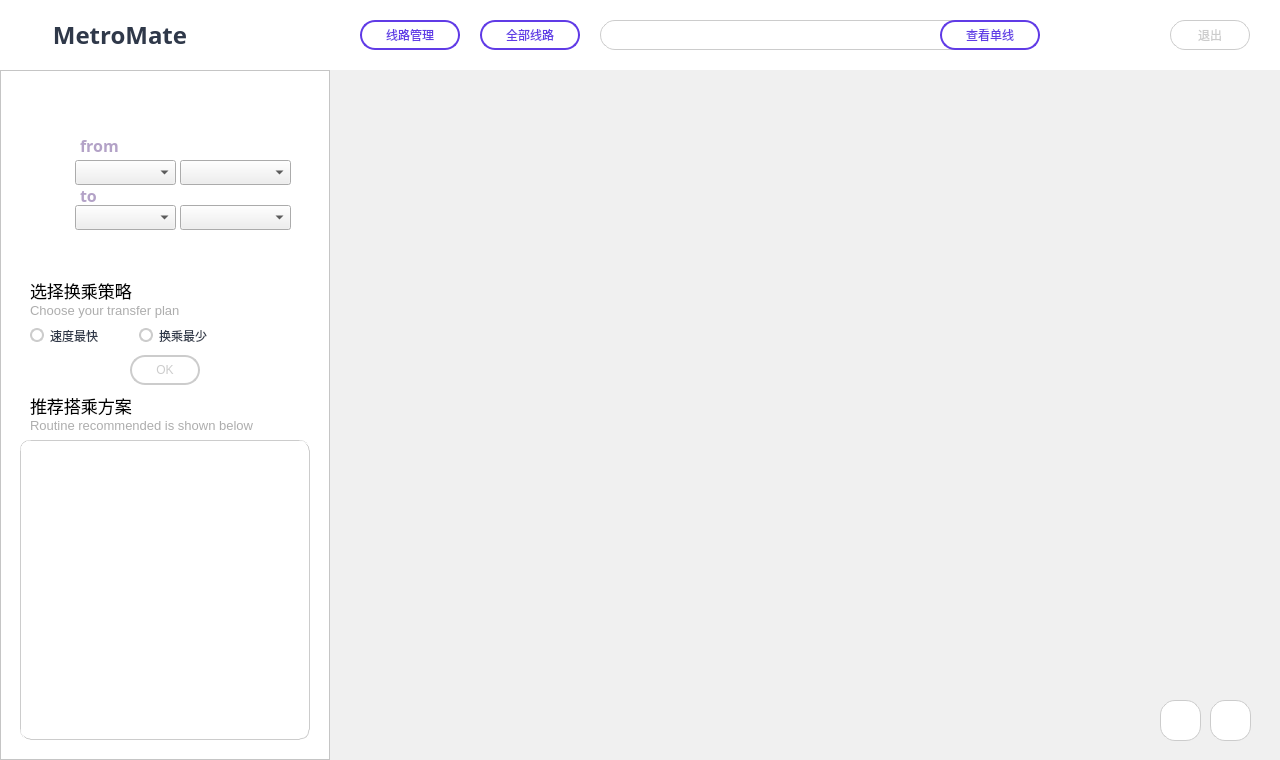
<?xml version="1.0" encoding="UTF-8"?>
<ui version="4.0">
 <class>SubwayTransfer</class>
 <widget class="QWidget" name="SubwayTransfer">
  <property name="geometry">
   <rect>
    <x>0</x>
    <y>0</y>
    <width>1280</width>
    <height>760</height>
   </rect>
  </property>
  <property name="font">
   <font>
    <family>Small Fonts</family>
    <bold>true</bold>
   </font>
  </property>
  <property name="mouseTracking">
   <bool>false</bool>
  </property>
  <property name="windowTitle">
   <string>SubwayTransfer</string>
  </property>
  <property name="styleSheet">
   <string notr="true">QWidge{
	background-color: rgb(255,255,255);
	border:1px solid #cccccc;
}</string>
  </property>
  <widget class="QFrame" name="sidebar">
   <property name="enabled">
    <bool>true</bool>
   </property>
   <property name="geometry">
    <rect>
     <x>0</x>
     <y>70</y>
     <width>330</width>
     <height>690</height>
    </rect>
   </property>
   <property name="styleSheet">
    <string notr="true">QFrame#sidebar{
	background-color: white;
    padding: 5px; /* 内边距 */
	border-image:url(&quot;:/icon/icon/sidebar.png&quot;);
}</string>
   </property>
   <property name="frameShape">
    <enum>QFrame::Shape::StyledPanel</enum>
   </property>
   <property name="frameShadow">
    <enum>QFrame::Shadow::Raised</enum>
   </property>
   <widget class="QComboBox" name="startLine_cbox">
    <property name="geometry">
     <rect>
      <x>75</x>
      <y>90</y>
      <width>101</width>
      <height>25</height>
     </rect>
    </property>
    <property name="styleSheet">
     <string notr="true">font: 9pt &quot;华文中宋&quot;;</string>
    </property>
   </widget>
   <widget class="QComboBox" name="startStation_cbox">
    <property name="geometry">
     <rect>
      <x>180</x>
      <y>90</y>
      <width>111</width>
      <height>25</height>
     </rect>
    </property>
    <property name="styleSheet">
     <string notr="true">font: 9pt &quot;华文中宋&quot;;</string>
    </property>
   </widget>
   <widget class="QComboBox" name="endLine_cbox">
    <property name="geometry">
     <rect>
      <x>75</x>
      <y>135</y>
      <width>101</width>
      <height>25</height>
     </rect>
    </property>
    <property name="styleSheet">
     <string notr="true">font: 9pt &quot;华文中宋&quot;;</string>
    </property>
   </widget>
   <widget class="QComboBox" name="endStation_cbox">
    <property name="geometry">
     <rect>
      <x>180</x>
      <y>135</y>
      <width>111</width>
      <height>25</height>
     </rect>
    </property>
    <property name="styleSheet">
     <string notr="true">font: 9pt &quot;华文中宋&quot;;</string>
    </property>
   </widget>
   <widget class="QLabel" name="from_label">
    <property name="geometry">
     <rect>
      <x>80</x>
      <y>60</y>
      <width>71</width>
      <height>31</height>
     </rect>
    </property>
    <property name="font">
     <font>
      <family>Arial Black</family>
      <pointsize>12</pointsize>
      <bold>true</bold>
     </font>
    </property>
    <property name="styleSheet">
     <string notr="true">QLabal#from_lable{
color:#ffcc33;
}</string>
    </property>
    <property name="text">
     <string>&lt;html&gt;&lt;head/&gt;&lt;body&gt;&lt;p&gt;&lt;span style=&quot; color:#b3a2c7;&quot;&gt;from&lt;/span&gt;&lt;/p&gt;&lt;/body&gt;&lt;/html&gt;</string>
    </property>
   </widget>
   <widget class="QLabel" name="to_label">
    <property name="geometry">
     <rect>
      <x>80</x>
      <y>110</y>
      <width>41</width>
      <height>31</height>
     </rect>
    </property>
    <property name="font">
     <font>
      <family>Arial Black</family>
      <pointsize>12</pointsize>
      <bold>true</bold>
     </font>
    </property>
    <property name="styleSheet">
     <string notr="true">QLabal#from_lable{
color:#ffcc33;
}</string>
    </property>
    <property name="text">
     <string>&lt;html&gt;&lt;head/&gt;&lt;body&gt;&lt;p&gt;&lt;span style=&quot; color:#b3a2c7;&quot;&gt;to&lt;/span&gt;&lt;/p&gt;&lt;/body&gt;&lt;/html&gt;</string>
    </property>
   </widget>
   <widget class="QLabel" name="fromto_title">
    <property name="geometry">
     <rect>
      <x>75</x>
      <y>38</y>
      <width>231</width>
      <height>31</height>
     </rect>
    </property>
    <property name="font">
     <font>
      <family>Arial Black</family>
      <pointsize>12</pointsize>
      <bold>true</bold>
     </font>
    </property>
    <property name="text">
     <string>&lt;html&gt;&lt;head/&gt;&lt;body&gt;&lt;p&gt;&lt;span style=&quot; font-size:11pt; color:#ffffff;&quot;&gt;Where do you want to go?&lt;/span&gt;&lt;/p&gt;&lt;/body&gt;&lt;/html&gt;</string>
    </property>
   </widget>
   <widget class="QWidget" name="horizontalLayoutWidget">
    <property name="geometry">
     <rect>
      <x>30</x>
      <y>240</y>
      <width>211</width>
      <height>51</height>
     </rect>
    </property>
    <layout class="QHBoxLayout" name="horizontalLayout">
     <item>
      <widget class="QRadioButton" name="fastest_radio">
       <property name="styleSheet">
        <string notr="true">QRadioButton
{
	font: 75 10pt &quot;华文中宋&quot;;
	background: transparent;
	color:#2F3849;
	border: none;
}

QRadioButton:disabled
{	
	color: #cccccc;
}

QRadioButton::indicator 
{
    width: 10px;
    height: 10px;
    border-radius: 7px;
}
 
QRadioButton::indicator:checked 
{
	width: 12px;
    height: 12px;
    background-color: qradialgradient(spread:pad, cx:0.5, cy:0.5, radius:0.5, fx:0.5, fy:0.5, stop:0 #ffcc33, stop:0.6 #ffcc33,stop:0.65 rgba(255, 255, 255, 255), stop:0.8 rgba(255, 255, 255, 255), stop:0.85#ffcc33, stop:1 #ffcc33);
    border: 1px solid #ffcc33;
	border-radius: 7px;
}
 
QRadioButton::indicator:unchecked 
{
    background-color: white;
    border: 2px solid #cccccc;
	color:#cccccc;
}

QRadioButton::indicator:unchecked:disabled
{
    background-color: #cccccc;
    border: 2px solid  rgb(200, 200, 200);
	color:#cccccc;
}

QRadioButton::indicator:checked:disabled 
{
	width: 12px;
    height: 12px;
	background-color: qradialgradient(spread:pad, cx:0.5, cy:0.5, radius:0.5, fx:0.5, fy:0.5, stop:0 gray, stop:0.6 gray,stop:0.65 white, stop:0.8 white, stop:0.85 gray, stop:1 gray);
    border: 1px solid #cccccc;
	border-radius: 7px;
}
</string>
       </property>
       <property name="text">
        <string>速度最快</string>
       </property>
      </widget>
     </item>
     <item>
      <widget class="QRadioButton" name="trans_radio">
       <property name="styleSheet">
        <string notr="true">QRadioButton
{
	font: 75 10pt &quot;华文中宋&quot;;
	background: transparent;
	color:#2F3849;
	border: none;
}

QRadioButton:disabled
{	
	color: #cccccc;
}

QRadioButton::indicator 
{
    width: 10px;
    height: 10px;
    border-radius: 7px;
}
 
QRadioButton::indicator:checked 
{
	width: 12px;
    height: 12px;
    background-color: qradialgradient(spread:pad, cx:0.5, cy:0.5, radius:0.5, fx:0.5, fy:0.5, stop:0 #ffcc33, stop:0.6 #ffcc33,stop:0.65 rgba(255, 255, 255, 255), stop:0.8 rgba(255, 255, 255, 255), stop:0.85#ffcc33, stop:1 #ffcc33);
    border: 1px solid #ffcc33;
	border-radius: 7px;
}
 
QRadioButton::indicator:unchecked 
{
    background-color: white;
    border: 2px solid #cccccc;
	color:#cccccc;
}

QRadioButton::indicator:unchecked:disabled
{
    background-color: #cccccc;
    border: 2px solid  rgb(200, 200, 200);
	color:#cccccc;
}

QRadioButton::indicator:checked:disabled 
{
	width: 12px;
    height: 12px;
	background-color: qradialgradient(spread:pad, cx:0.5, cy:0.5, radius:0.5, fx:0.5, fy:0.5, stop:0 gray, stop:0.6 gray,stop:0.65 white, stop:0.8 white, stop:0.85 gray, stop:1 gray);
    border: 1px solid #cccccc;
	border-radius: 7px;
}
</string>
       </property>
       <property name="text">
        <string>换乘最少</string>
       </property>
      </widget>
     </item>
    </layout>
   </widget>
   <widget class="QLabel" name="strategy_title">
    <property name="geometry">
     <rect>
      <x>30</x>
      <y>205</y>
      <width>231</width>
      <height>31</height>
     </rect>
    </property>
    <property name="font">
     <font>
      <family>微软雅黑</family>
      <pointsize>13</pointsize>
      <stylestrategy>PreferAntialias</stylestrategy>
      <kerning>true</kerning>
      <fontweight>ExtraBold</fontweight>
     </font>
    </property>
    <property name="styleSheet">
     <string notr="true">color:rgb(0, 0, 0);</string>
    </property>
    <property name="text">
     <string>&lt;html&gt;&lt;head/&gt;&lt;body&gt;&lt;p&gt;选择换乘策略&lt;/p&gt;&lt;/body&gt;&lt;/html&gt;</string>
    </property>
   </widget>
   <widget class="QLabel" name="strategy_title_sub">
    <property name="geometry">
     <rect>
      <x>30</x>
      <y>225</y>
      <width>231</width>
      <height>31</height>
     </rect>
    </property>
    <property name="font">
     <font>
      <family>Arial</family>
      <pointsize>11</pointsize>
      <bold>true</bold>
      <stylestrategy>PreferAntialias</stylestrategy>
      <kerning>true</kerning>
     </font>
    </property>
    <property name="styleSheet">
     <string notr="true">color:rgb(0, 0, 0);</string>
    </property>
    <property name="text">
     <string>&lt;html&gt;&lt;head/&gt;&lt;body&gt;&lt;p&gt;&lt;span style=&quot; font-size:10pt; font-weight:400; color:#adadad;&quot;&gt;Choose your transfer plan&lt;/span&gt;&lt;/p&gt;&lt;/body&gt;&lt;/html&gt;</string>
    </property>
   </widget>
   <widget class="QPushButton" name="pushButton">
    <property name="geometry">
     <rect>
      <x>130</x>
      <y>285</y>
      <width>70</width>
      <height>30</height>
     </rect>
    </property>
    <property name="styleSheet">
     <string notr="true">QPushButton{
	border-radius:15px;
	background-color:white;
	border: 2px solid #cccccc;
	color:#cccccc;
	font: 75 10px &quot;Arial Black&quot;;
}
QPushButton:hover{
	background-color:white;
	border: 2px solid #603be6;
	color:#603BE6;
}
QPushButton:pressed{
	color:#cccccc;
	background-color:#41289C;
	border-color:#41289c;
}</string>
    </property>
    <property name="text">
     <string>OK</string>
    </property>
   </widget>
   <widget class="QLabel" name="answer_title">
    <property name="geometry">
     <rect>
      <x>30</x>
      <y>320</y>
      <width>231</width>
      <height>31</height>
     </rect>
    </property>
    <property name="font">
     <font>
      <family>微软雅黑</family>
      <pointsize>13</pointsize>
      <stylestrategy>PreferAntialias</stylestrategy>
      <kerning>true</kerning>
      <fontweight>ExtraBold</fontweight>
     </font>
    </property>
    <property name="styleSheet">
     <string notr="true">color:rgb(0, 0, 0);</string>
    </property>
    <property name="text">
     <string>&lt;html&gt;&lt;head/&gt;&lt;body&gt;&lt;p&gt;推荐搭乘方案&lt;/p&gt;&lt;/body&gt;&lt;/html&gt;</string>
    </property>
   </widget>
   <widget class="QLabel" name="answer_title_sub">
    <property name="geometry">
     <rect>
      <x>30</x>
      <y>340</y>
      <width>231</width>
      <height>31</height>
     </rect>
    </property>
    <property name="font">
     <font>
      <family>Arial</family>
      <pointsize>11</pointsize>
      <bold>true</bold>
      <stylestrategy>PreferAntialias</stylestrategy>
      <kerning>true</kerning>
     </font>
    </property>
    <property name="styleSheet">
     <string notr="true">color:rgb(0, 0, 0);</string>
    </property>
    <property name="text">
     <string>&lt;html&gt;&lt;head/&gt;&lt;body&gt;&lt;p&gt;&lt;span style=&quot; font-size:10pt; font-weight:400; color:#adadad;&quot;&gt;Routine recommended is shown below&lt;/span&gt;&lt;/p&gt;&lt;/body&gt;&lt;/html&gt;</string>
    </property>
   </widget>
   <widget class="QGraphicsView" name="infobar">
    <property name="geometry">
     <rect>
      <x>20</x>
      <y>370</y>
      <width>290</width>
      <height>300</height>
     </rect>
    </property>
    <property name="styleSheet">
     <string notr="true">border:1px groove #cccccc;
border-radius:10px;
background-color:white;</string>
    </property>
   </widget>
  </widget>
  <widget class="QFrame" name="titlebar">
   <property name="geometry">
    <rect>
     <x>0</x>
     <y>0</y>
     <width>1280</width>
     <height>70</height>
    </rect>
   </property>
   <property name="styleSheet">
    <string notr="true">QFrame#titlebar{
	background-color:white;
	border:none;
}</string>
   </property>
   <property name="frameShape">
    <enum>QFrame::Shape::StyledPanel</enum>
   </property>
   <property name="frameShadow">
    <enum>QFrame::Shadow::Raised</enum>
   </property>
   <widget class="QPushButton" name="exitButton">
    <property name="geometry">
     <rect>
      <x>1170</x>
      <y>20</y>
      <width>80</width>
      <height>30</height>
     </rect>
    </property>
    <property name="styleSheet">
     <string notr="true">QPushButton#exitButton {
    background-color: white; /* 初始背景色为白色 */
    border: 1px solid #cccccc; /* 边框颜色 */
    border-radius: 15px; /* 边框圆角 */
    color: #cccccc; /* 文本颜色 */
    padding: 5px; /* 内边距 */
    font-size: 12px; /* 文本大小 */
}

QPushButton#exitButton:hover {
    background-color: white; /* 鼠标悬停时的背景色 */
	color:#ffcc33;
	border-color:#ffcc33;
}

QPushButton#exitButton:pressed {
    background-color: #E6B82E; /* 按钮被按下时的背景色 */
	color:#cccccc;
	border-color:#E6B82E;
}</string>
    </property>
    <property name="text">
     <string>退出</string>
    </property>
   </widget>
   <widget class="QWidget" name="verticalLayoutWidget_2">
    <property name="geometry">
     <rect>
      <x>40</x>
      <y>0</y>
      <width>160</width>
      <height>71</height>
     </rect>
    </property>
    <layout class="QVBoxLayout" name="verticalLayout_2">
     <item>
      <widget class="QLabel" name="title">
       <property name="font">
        <font>
         <family>Arial Black</family>
         <pointsize>12</pointsize>
         <italic>false</italic>
         <fontweight>Black</fontweight>
        </font>
       </property>
       <property name="styleSheet">
        <string notr="true">QLabel#title{
	color:#2F3849;
	font: 900 12pt &quot;Arial Black&quot;;
}</string>
       </property>
       <property name="text">
        <string>&lt;html&gt;&lt;head/&gt;&lt;body&gt;&lt;p align=&quot;center&quot;&gt;&lt;span style=&quot; font-size:18pt; font-weight:700;&quot;&gt;MetroMate&lt;/span&gt;&lt;/p&gt;&lt;/body&gt;&lt;/html&gt;</string>
       </property>
      </widget>
     </item>
    </layout>
   </widget>
   <widget class="QPushButton" name="updatelinesButton">
    <property name="geometry">
     <rect>
      <x>360</x>
      <y>20</y>
      <width>100</width>
      <height>30</height>
     </rect>
    </property>
    <property name="styleSheet">
     <string notr="true">QPushButton{
	icon: url(&quot;:/icon/icon/icon_update_disable.png&quot;);
   
    background-color: white; /* 初始背景色为白色 */
    border: 2px solid  #603be6; /* 边框颜色 */
    border-radius: 15px; /* 边框圆角 */
    color:  #603be6; /* 文本颜色 */
    padding: 5px; /* 内边距 */
    font-size: 12px; /* 文本大小 */
}


QPushButton:hover {
	icon: url(&quot;:/icon/icon/icon_update_normal.png&quot;);
   
    background-color:  #603be6; /* 鼠标悬停时的背景色 */
	color:white;
	border-color: #603be6;
}

QPushButton:pressed {
	icon: url(&quot;:/icon/icon/icon_update_pressed.png&quot;);
    
    background-color: #41289C; /* 按钮被按下时的背景色 */
	color:#cccccc;
	border-color:#41289C;
}</string>
    </property>
    <property name="text">
     <string>线路管理</string>
    </property>
    <property name="default">
     <bool>true</bool>
    </property>
   </widget>
   <widget class="QPushButton" name="mapButton">
    <property name="geometry">
     <rect>
      <x>480</x>
      <y>20</y>
      <width>100</width>
      <height>30</height>
     </rect>
    </property>
    <property name="styleSheet">
     <string notr="true">QPushButton{
	icon: url(&quot;:/icon/icon/icon_map_disable.png&quot;);
   
    background-color: white; /* 初始背景色为白色 */
    border: 2px solid  #603be6; /* 边框颜色 */
    border-radius: 15px; /* 边框圆角 */
    color:  #603be6; /* 文本颜色 */
    padding: 5px; /* 内边距 */
    font-size: 12px; /* 文本大小 */
}


QPushButton:hover {
	icon: url(&quot;:/icon/icon/icon_map_normal.png&quot;);
   
    background-color:  #603be6; /* 鼠标悬停时的背景色 */
	color:white;
	border-color: #603be6;
}

QPushButton:pressed {
	icon: url(&quot;:/icon/icon/icon_map_pressed.png&quot;);
    
    background-color: #41289C; /* 按钮被按下时的背景色 */
	color:#cccccc;
	border-color:#41289C;
}</string>
    </property>
    <property name="text">
     <string>全部线路</string>
    </property>
   </widget>
   <widget class="QPushButton" name="singleButton">
    <property name="geometry">
     <rect>
      <x>940</x>
      <y>20</y>
      <width>100</width>
      <height>30</height>
     </rect>
    </property>
    <property name="styleSheet">
     <string notr="true">QPushButton{
	icon: url(&quot;:/icon/icon/icon_singleline_disable.png&quot;);
   
    background-color: white; /* 初始背景色为白色 */
    border: 2px solid  #603be6; /* 边框颜色 */
    border-radius: 15px; /* 边框圆角 */
    color:  #603be6; /* 文本颜色 */
    padding: 5px; /* 内边距 */
    font-size: 12px; /* 文本大小 */
}


QPushButton:hover {
	icon: url(&quot;:/icon/icon/icon_singleline_normal.png&quot;);
   
    background-color:  #603be6; /* 鼠标悬停时的背景色 */
	color:white;
	border-color: #603be6;
}

QPushButton:pressed {
	icon: url(&quot;:/icon/icon/icon_singleline_pressed.png&quot;);
    
    background-color: #41289C; /* 按钮被按下时的背景色 */
	color:#cccccc;
	border-color:#41289C;
}</string>
    </property>
    <property name="text">
     <string>查看单线</string>
    </property>
   </widget>
   <widget class="QComboBox" name="lines_cbox">
    <property name="geometry">
     <rect>
      <x>600</x>
      <y>20</y>
      <width>420</width>
      <height>30</height>
     </rect>
    </property>
    <property name="styleSheet">
     <string notr="true">QComboBox{
	border:1px solid #cccccc;
	border-radius:15px;
	padding-left:5px;
	font:9pt &quot;华文中宋&quot;;
}
</string>
    </property>
   </widget>
   <widget class="QPushButton" name="profileButton">
    <property name="geometry">
     <rect>
      <x>20</x>
      <y>20</y>
      <width>31</width>
      <height>31</height>
     </rect>
    </property>
    <property name="styleSheet">
     <string notr="true">QPushButton{
background-color:transparent;
border:none;
icon:url(&quot;:/icon/icon/icon_more_normal.png&quot;);
icon-size:20px 20px;
}
QPushButton:hover{
icon:url(&quot;:/icon/icon/icon_more_pressed.png&quot;);
icon-size:20px 20px;
}
QPushButton:pressed{
icon:url(&quot;:/icon/icon/icon_more_pressed.png&quot;);
icon-size:20px 20px;
}</string>
    </property>
    <property name="text">
     <string/>
    </property>
   </widget>
   <zorder>exitButton</zorder>
   <zorder>verticalLayoutWidget_2</zorder>
   <zorder>updatelinesButton</zorder>
   <zorder>mapButton</zorder>
   <zorder>lines_cbox</zorder>
   <zorder>singleButton</zorder>
   <zorder>profileButton</zorder>
  </widget>
  <widget class="QGraphicsView" name="graphicsView">
   <property name="geometry">
    <rect>
     <x>330</x>
     <y>70</y>
     <width>950</width>
     <height>690</height>
    </rect>
   </property>
   <property name="styleSheet">
    <string notr="true">border:none;
background-color:rgb(240, 240, 240);</string>
   </property>
  </widget>
  <widget class="QPushButton" name="zoomin_button">
   <property name="geometry">
    <rect>
     <x>1160</x>
     <y>700</y>
     <width>41</width>
     <height>41</height>
    </rect>
   </property>
   <property name="styleSheet">
    <string notr="true">QPushButton{
	background-color:white;
	border:1px solid #cccccc;
	border-radius:15px;
	icon:url(&quot;:/icon/icon/icon_zoomin_normal.png&quot;);
	icon-size:24px 24px;
}
QPushButton:hover{
	border:1px solid #ffcc33;
	icon:url(&quot;:/icon/icon/icon_zoomin_pressed.png&quot;);
	icon-size:24px 24px;
}
QPushButton:pressed{
	border:1px solid #ffcc33;
	icon:url(&quot;:/icon/icon/icon_zoomin_pressed.png&quot;);
	icon-size:24px 24px;
	background-color:#FFF7E0;
}</string>
   </property>
   <property name="text">
    <string/>
   </property>
  </widget>
  <widget class="QPushButton" name="zoomout_button">
   <property name="geometry">
    <rect>
     <x>1210</x>
     <y>700</y>
     <width>41</width>
     <height>41</height>
    </rect>
   </property>
   <property name="styleSheet">
    <string notr="true">QPushButton{
	background-color:white;
	border:1px solid #cccccc;
	border-radius:15px;
	icon:url(&quot;:/icon/icon/icon_zoomout_normal.png&quot;);
	icon-size:24px 24px;
}
QPushButton:hover{
	border:1px solid #ffcc33;
	icon:url(&quot;:/icon/icon/icon_zoomout_pressed.png&quot;);
	icon-size:24px 24px;
}
QPushButton:pressed{
	border:1px solid #ffcc33;
	icon:url(&quot;:/icon/icon/icon_zoomout_pressed.png&quot;);
	icon-size:24px 24px;
	background-color:#FFF7E0;
}</string>
   </property>
   <property name="text">
    <string/>
   </property>
  </widget>
 </widget>
 <resources/>
 <connections>
  <connection>
   <sender>exitButton</sender>
   <signal>clicked()</signal>
   <receiver>SubwayTransfer</receiver>
   <slot>close()</slot>
   <hints>
    <hint type="sourcelabel">
     <x>1035</x>
     <y>36</y>
    </hint>
    <hint type="destinationlabel">
     <x>539</x>
     <y>360</y>
    </hint>
   </hints>
  </connection>
 </connections>
</ui>
